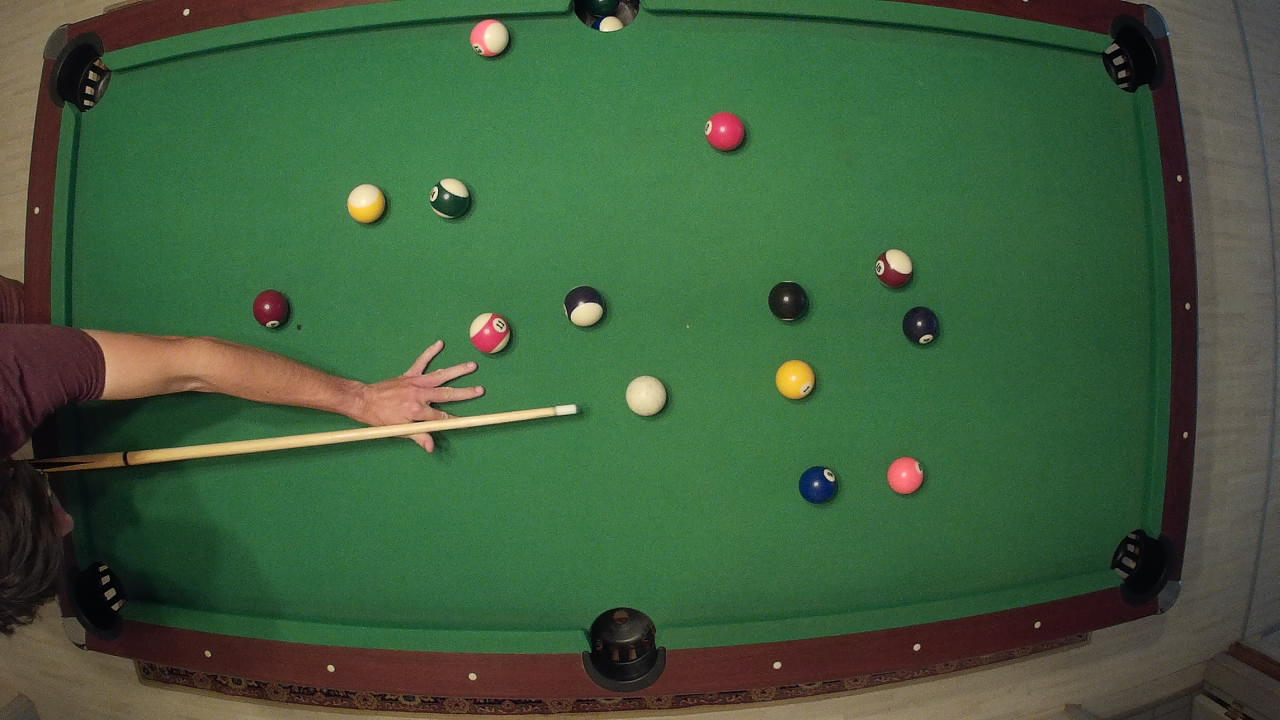
#> input picture test-images/test-019.png, 1280 x 720 px
$ python main.py
#> lines starting #> are read from the running program, lines starting #| are printed output that depends on the picture
#> further down, original is the input picture: shape (720, 1280, 3); mean B, G, R 61, 93.1, 64
import cv2
import math
import json
import numpy as np
import sympy as sp

dir = 'test-images/'

balls = {}

# [15 lines left out: function intersection, not called in this run]

def undistort(img):
    # K = np.array([[740.0, 0, 700], [0, 700.0, 390], [0, 0, 1]])
    # D = np.array([[0.0], [0.0], [0.0], [0.0]])
    K = np.array([[720.0, 0, 630], [0, 740.0, 390], [0, 0, 1]])
    D = np.array([[0.0], [0.0], [0.0], [0.0]])

    img = cv2.copyMakeBorder(img, 40, 40, 40, 160, cv2.BORDER_CONSTANT, value=[0, 0, 0])
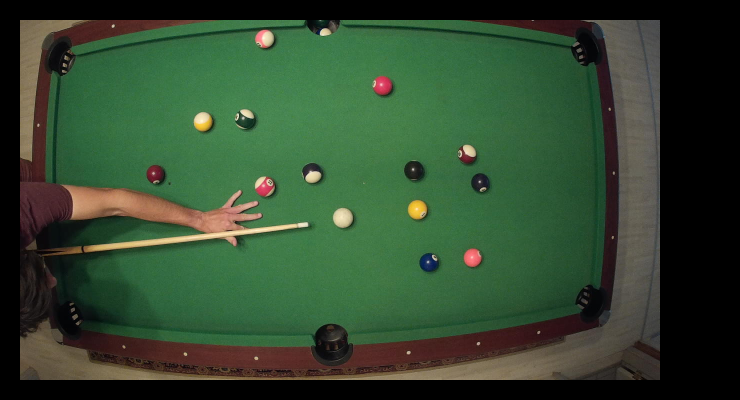
#> img: shape (800, 1480, 3) (shown at 1/2 size); mean of channels 0, 1, 2 47.5, 72.4, 49.8; drawn as B, G, R
    width = img.shape[1]
#> width = 1480
    height = img.shape[0]
#> height = 800
    img = cv2.fisheye.undistortImage(img, K, D, Knew=K)
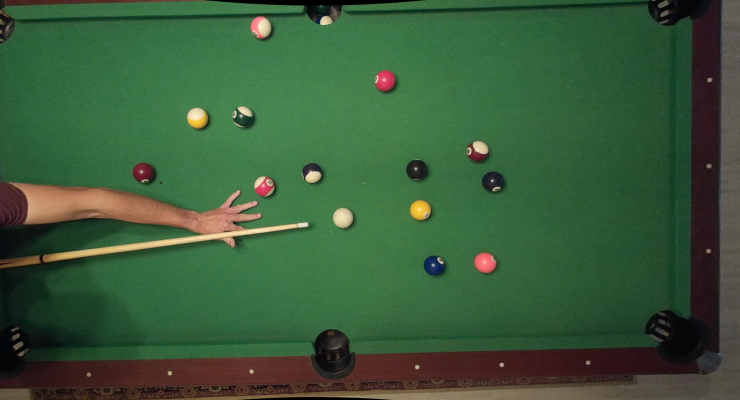
#> img: shape (800, 1480, 3) (shown at 1/2 size); mean of channels 0, 1, 2 57.8, 90.8, 57.9; drawn as B, G, R
    return img

# [5 lines left out: function crop_image, not called in this run]

def transform_image(img):
#> (the run stopped early here; a loop or call above may not have finished)

$ run again, with test-images/test-001.png copied over test-images/test-019.png
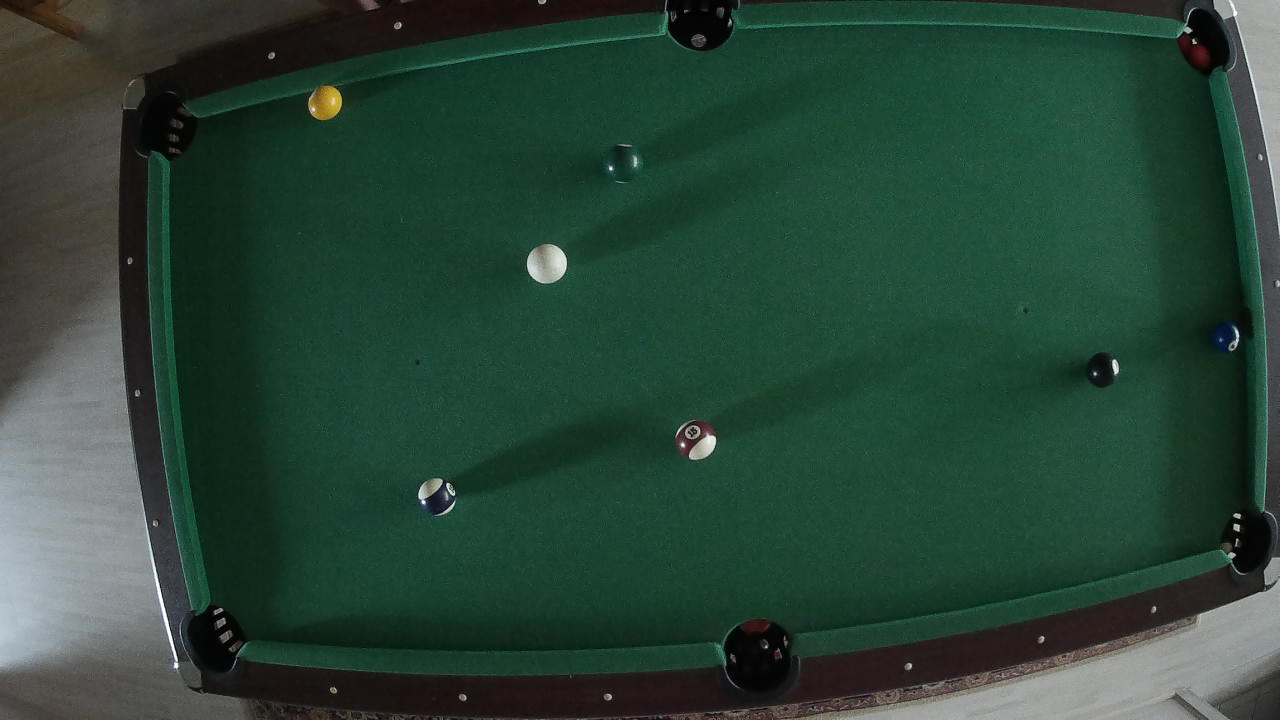
#> input picture test-images/test-001.png, 1280 x 720 px
#> original is the input picture: shape (720, 1280, 3); mean B, G, R 55, 68.3, 41
#> in undistort, `img = cv2.copyMakeBorder(img, 40, 40, 40, 160, cv2.BORDER_CONSTANT, va..`:
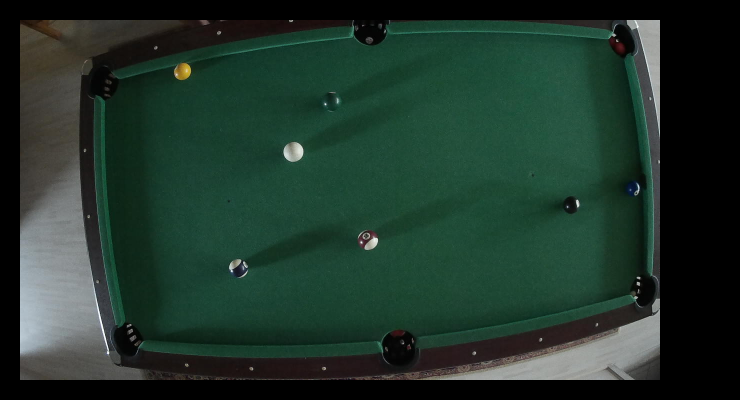
#> img: shape (800, 1480, 3) (shown at 1/2 size); mean of channels 0, 1, 2 42.8, 53.2, 31.9; drawn as B, G, R
#> in undistort, `img = cv2.fisheye.undistortImage(img, K, D, Knew=K)`:
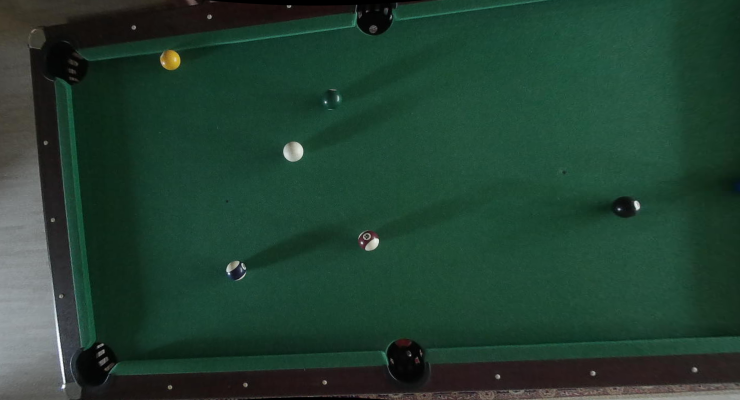
#> img: shape (800, 1480, 3) (shown at 1/2 size); mean of channels 0, 1, 2 49.3, 63.7, 34.1; drawn as B, G, R

$ run again, with test-images/test-003.png copied over test-images/test-019.png
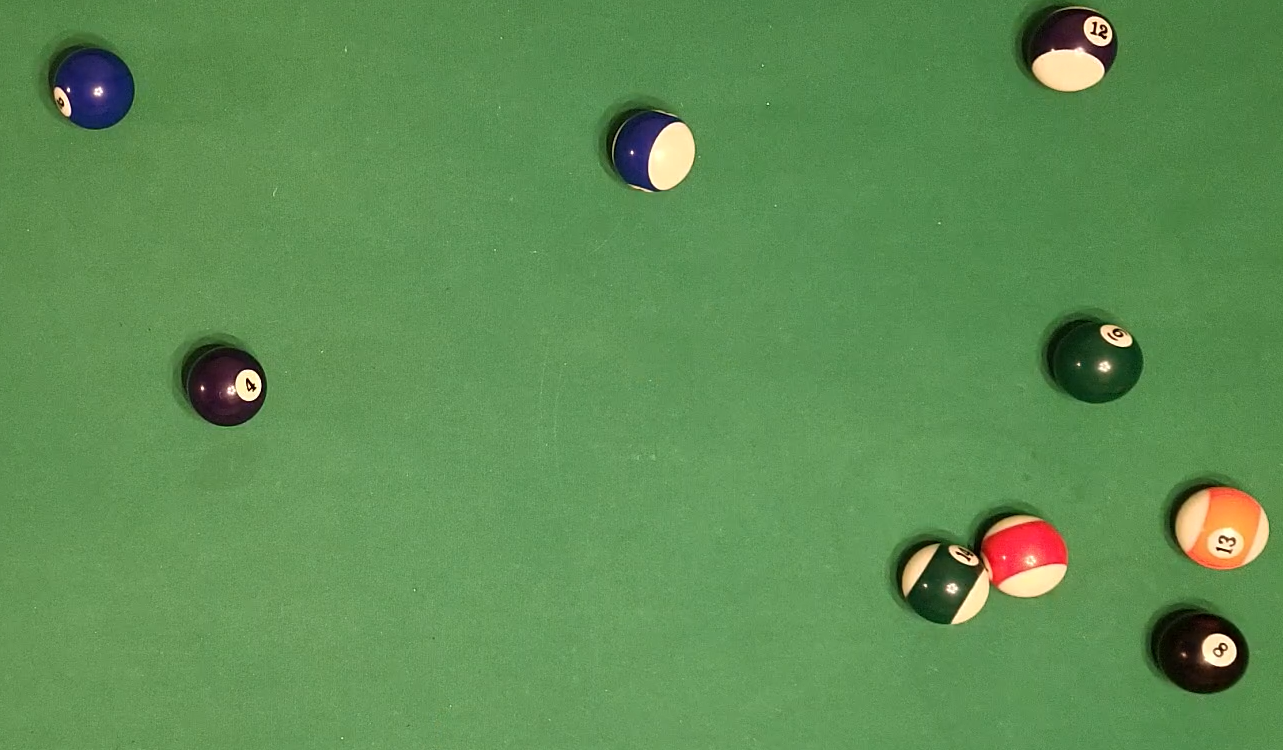
#> input picture test-images/test-003.png, 1283 x 750 px
#> original is the input picture: shape (750, 1283, 3); mean B, G, R 83.5, 142.3, 94.8
#> in undistort, `img = cv2.copyMakeBorder(img, 40, 40, 40, 160, cv2.BORDER_CONSTANT, va..`:
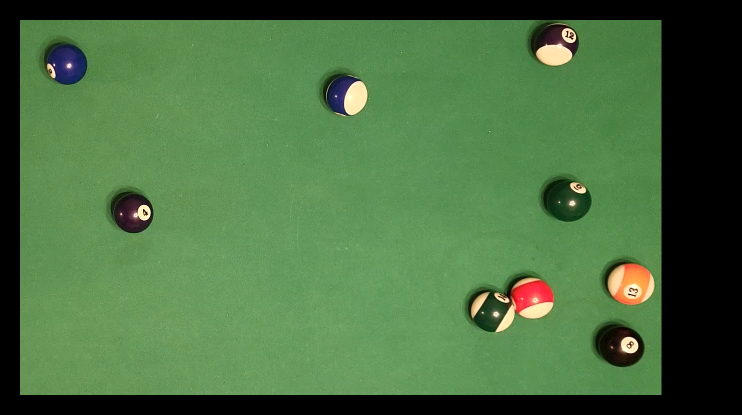
#> img: shape (830, 1483, 3) (shown at 1/2 size); mean of channels 0, 1, 2 65.2, 111.2, 74.1; drawn as B, G, R
#> in undistort, `img = cv2.fisheye.undistortImage(img, K, D, Knew=K)`:
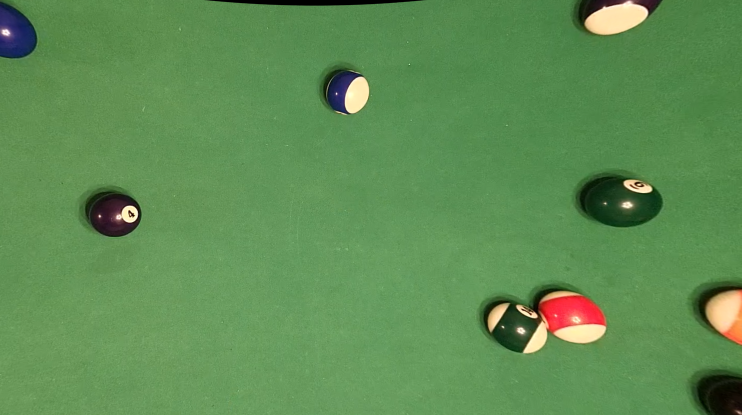
#> img: shape (830, 1483, 3) (shown at 1/2 size); mean of channels 0, 1, 2 83.2, 141.6, 94.5; drawn as B, G, R
